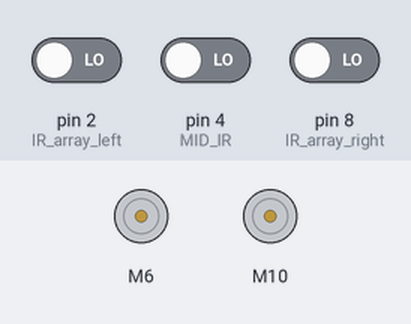
Bench run of a sketch on a simulated Arduino Uno, built with avr-gcc and run on an emulated ATmega328P. On the bench: 2 × DC motor (green arrow = forward, orange = backward, longer = faster). The inputs (shaded band) are chosen by the test bench; at power-on: pin 4 (MID_IR) LOW, pin 2 (IR_array_left) LOW, pin 8 (IR_array_right) LOW. What the sketch prints to the serial monitor is not drawn.

Above: at 1.2 s.
1.3 s: pin 4 (MID_IR) driven HIGH
At 2.5 s:
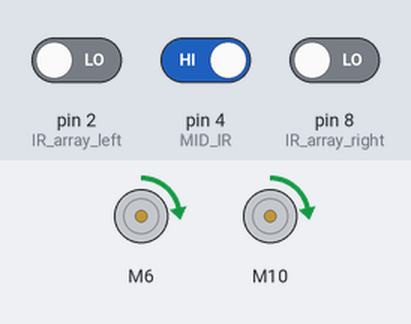
2.8 s: pin 2 (IR_array_left) driven HIGH and pin 4 (MID_IR) driven LOW
At 3.8 s:
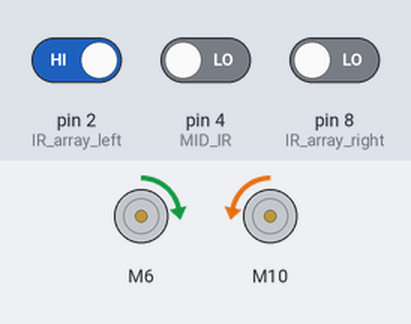
4.3 s: pin 2 (IR_array_left) driven LOW and pin 8 (IR_array_right) driven HIGH
At 4.8 s:
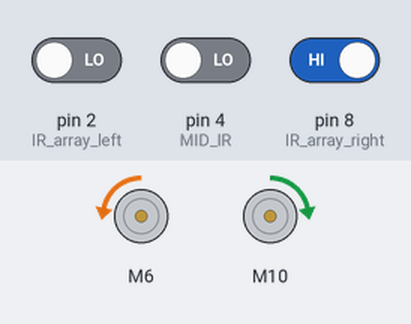
5.8 s: pin 2 (IR_array_left) driven HIGH
At 7.0 s:
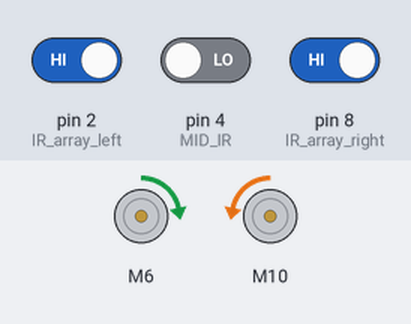
7.3 s: pin 2 (IR_array_left) driven LOW
At 8.4 s:
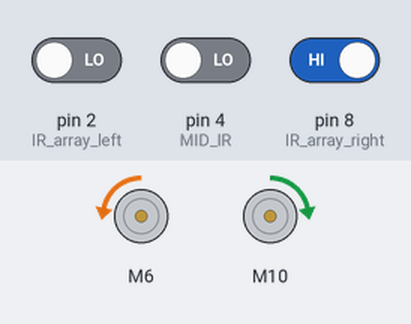
Timing chart, 0 to 9.8 s (numbered marks = the images above; inputs shaded):
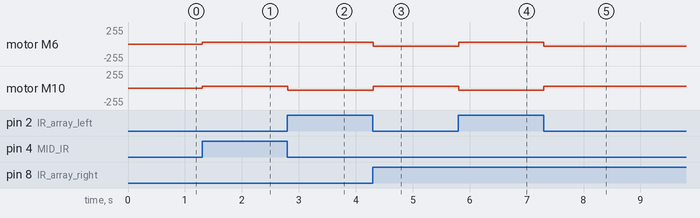

Measured:
- after the input at 1.3 s, motor M6, motor M10: stopped → forward 30/255 at once
- after the input at 2.8 s, motor M10: forward 30/255 → backward 30/255 at once
- after the input at 4.3 s, motor M6: forward 30/255 → backward 30/255 at once; motor M10: backward 30/255 → forward 30/255 at once
- after the input at 5.8 s, motor M6: backward 30/255 → forward 30/255 at once; motor M10: forward 30/255 → backward 30/255 at once
- after the input at 7.3 s, motor M6: forward 30/255 → backward 30/255 at once; motor M10: backward 30/255 → forward 30/255 at once

The sketch:

sketch_nov19f.ino
```cpp
#include <CytronMotorDriver.h>

CytronMD motor2(PWM_PWM, 6, 9);
CytronMD motor1(PWM_PWM, 10, 11);

# define IR_array_left 2
# define MID_IR 4
# define IR_array_right 8

void setup() {

  Serial.begin(9600);

  pinMode(IR_array_left,INPUT);
  pinMode(MID_IR,INPUT);
  pinMode(IR_array_right,INPUT);

  // pinMode(lm1,OUTPUT);
  // pinMode(lm2,OUTPUT);
  // pinMode(rm1,OUTPUT);
  // pinMode(rm2,OUTPUT);

}

void loop() {

  char c,b,a;
  a = digitalRead(2);
  b = digitalRead(4);
  c = digitalRead(8);
Serial.println(b);

  if(b == 1)
  ForWard();
  else if(a == 1)
  Left();
  else if(c == 1)
  Right();
  else if(a==1&& b==1 && c==1)
  Stop;
}

void ForWard()
 {
  motor2.setSpeed(30);
  motor1.setSpeed(30);
 }
 void Left()
 {
  motor2.setSpeed(30);
  motor1.setSpeed(-30);
 }
 void Right()
 {
  motor2.setSpeed(-30);
  motor1.setSpeed(30);
 }
void Stop()
{
  motor2.setSpeed(0);
  motor1.setSpeed(0);
}
```
